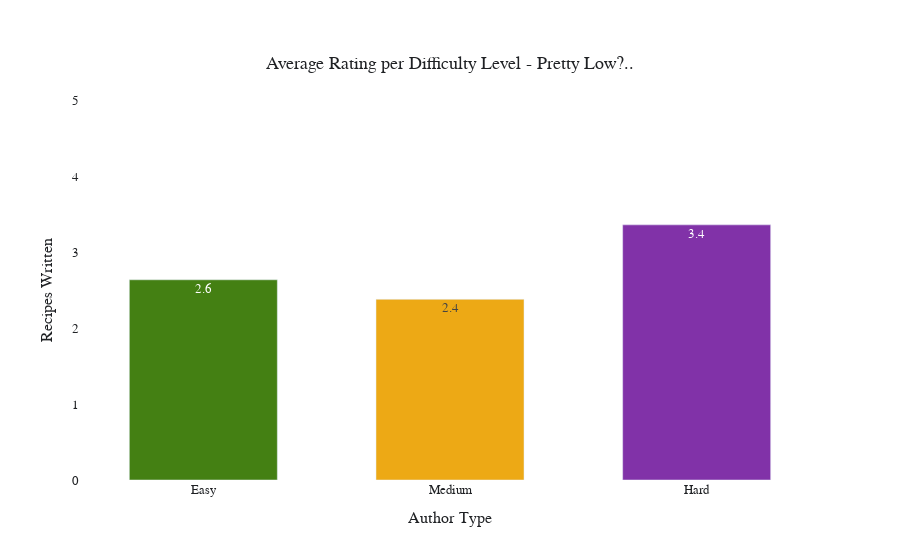

Here is the notebook cell this chart was saved with:
### Code cell
colors_level = ['rgb(68, 128, 19)', 'rgb(237, 169, 21)', 'rgb(129, 50, 168)']

fig = go.Figure(data = [go.Bar(
    y=levels['ave_rating'],
    x=levels['difficulty'],
    width = [0.6]*len(author_df['recipes']),
    text = round(levels['ave_rating'],1),
    textposition = 'auto',
    marker_color = colors_level)])

fig.update_yaxes(range=[0,5])

fig.update_layout(
    xaxis_title = 'Author Type',
    yaxis_title = 'Recipes Written',
    title={
        'text': "Average Rating per Difficulty Level - Pretty Low?..",
        'y':0.9,
        'x':0.5,
        'xanchor': 'center',
        'yanchor': 'top'},
    font = {'family': 'Arial',
           'size': 13,
           'color': 'rgb(31,33,36)'},
    plot_bgcolor = 'rgba(0,0,0,0)',
    paper_bgcolor = 'rgba(0,0,0,0)',
    bargap = 0.05
)

fig.show()

### Figure 1 — Plotly figure (JSON) as saved in the notebook; plotly's stock layout.template omitted (floating-point values rounded to 4 significant figures)
{"data": [{"marker": {"color": ["rgb(68, 128, 19)", "rgb(237, 169, 21)", "rgb(129, 50, 168)"]}, "text": [2.6, 2.4, 3.4], "textposition": "auto", "type": "bar", "width": [0.6, 0.6, 0.6, 0.6], "x": ["Easy", "Medium", "Hard"], "y": [2.634, 2.377, 3.357]}], "layout": {"bargap": 0.05, "font": {"color": "rgb(31,33,36)", "family": "Arial", "size": 13}, "paper_bgcolor": "rgba(0,0,0,0)", "plot_bgcolor": "rgba(0,0,0,0)", "title": {"text": "Average Rating per Difficulty Level - Pretty Low?..", "x": 0.5, "xanchor": "center", "y": 0.9, "yanchor": "top"}, "xaxis": {"title": {"text": "Author Type"}}, "yaxis": {"range": [0, 5], "title": {"text": "Recipes Written"}}}}
